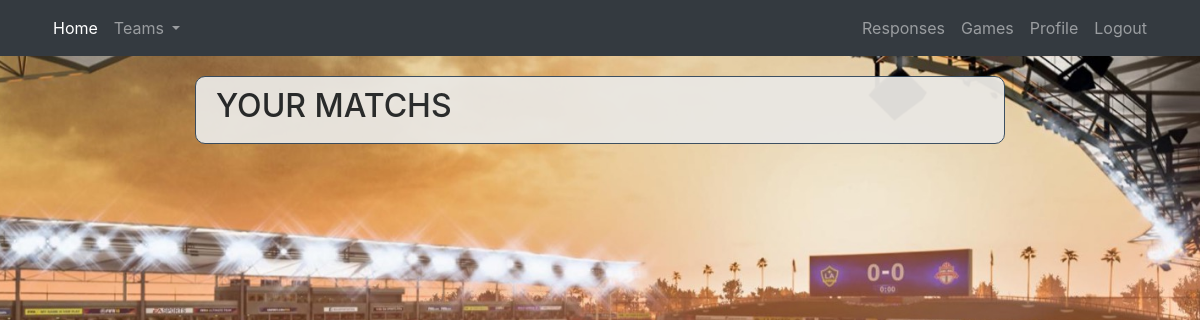
Page /matchs/ (signed in) on the earlier database version.
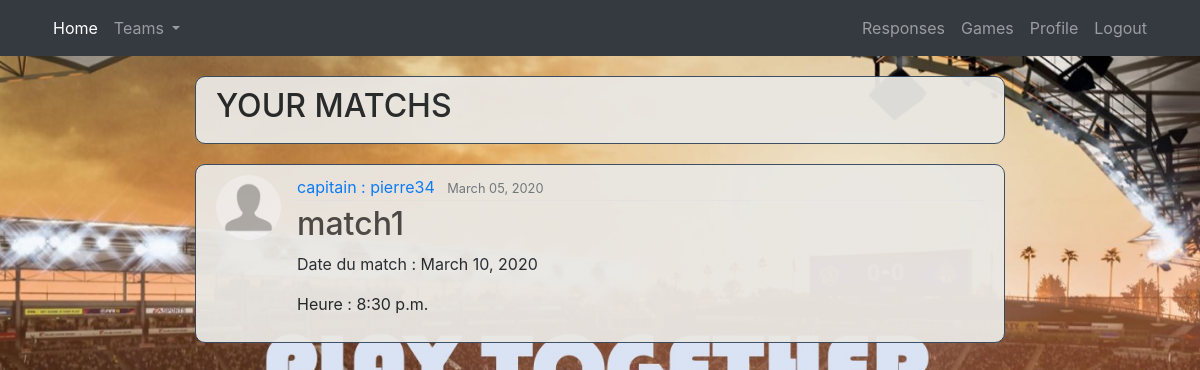
Same page on the later database version.
### proposition/models.py (models this page shows, shortened)
class Proposition(models.Model):
	title = models.CharField(max_length=300)
	date_posted = models.DateTimeField(default=timezone.now)
	date_match = models.DateField()
	hour_beggin = models.TimeField()
	lieu_match = models.CharField(max_length=300)
	name_stadium = models.CharField(max_length=50)
	author = models.ForeignKey(Account, null = True, on_delete=models.CASCADE)

### account/models.py (models this page shows, shortened)
class Account(AbstractBaseUser):
	username = models.CharField(max_length=30, unique=True)
	first_name = models.CharField(max_length=30, unique=False)
	last_name = models.CharField(max_length=30, unique=False)
	email = models.EmailField(verbose_name="email", max_length=60, unique=True)
	is_captain = models.BooleanField(default=False)
	city = models.CharField(max_length=30)
	numTel = models.CharField(max_length=10, unique=True)
	image = models.ImageField(default='default.jpg', upload_to='profile_pics')
	date_joined = models.DateTimeField(verbose_name='date joined', auto_now_add=True)
	last_login = models.DateTimeField(verbose_name='last login', auto_now=True)
	is_admin = models.BooleanField(default=False)
	is_active = models.BooleanField(default=True)
	is_staff = models.BooleanField(default=False)
	is_superuser = models.BooleanField(default=False)
	USERNAME_FIELD = 'email'
	REQUIRED_FIELDS = ['username','first_name','last_name','is_captain', 'city', 'numTel']
	objects = MyAccountManager()
	def __str__(self):
		return self.username

### proposition/views.py (the view, shortened to what this page needs)
# urls.py: path('matchs/', MyMatchs, name='matchs'),
@login_required
def MyMatchs(request):
	if request.user.is_captain:
		propositions = Proposition.objects.filter(author=request.user)
		propositionfutur = propositions.filter(date_match__gte=datetime.date.today())
		response = Reserve.objects.filter(proposition__in=propositionfutur)
		responses = Reserve.objects.filter(player=request.user)
		myresponses = response.union(responses)
		myresponsestab = []
		for i in myresponses:
			myresponsestab.append(i.proposition)
		context = {'myresponsestab' : myresponsestab}
		return render(request, 'proposition/matchs.html', context)

### proposition/templates/proposition/matchs.html
{% extends "project/base.html" %}
{% block content %}
<div class="content-section">
	<h2>YOUR MATCHS</h2>
</div>
{% for matchs in myresponsestab %}
<article class="media content-section">
	<img class="rounded-circle article-img" src="{{ matchs.author.image.url }}">
	<div class="media-body">
		<div class="article-metadata">
			<a class="mr-2" href="#">capitain : {{ matchs.author }}</a>
			<small class="text-muted">{{ matchs.date_posted|date:"F d, Y" }}</small>
		</div>
		<h2><a class="article-title" href="">{{ matchs.title }}</a></h2>
		<p class="article-content">Date du match : {{ matchs.date_match }}</p>
		<p class="article-content">Heure : {{ matchs.hour_beggin }}</p>
	</div>
</article>
{% endfor %}
{% endblock content %}

Differences in the rows shown:
added Proposition: author "pierre34", date_posted "March 05, 2020", title "match1", date_match "March 10, 2020", hour_beggin "8:30 p.m."
